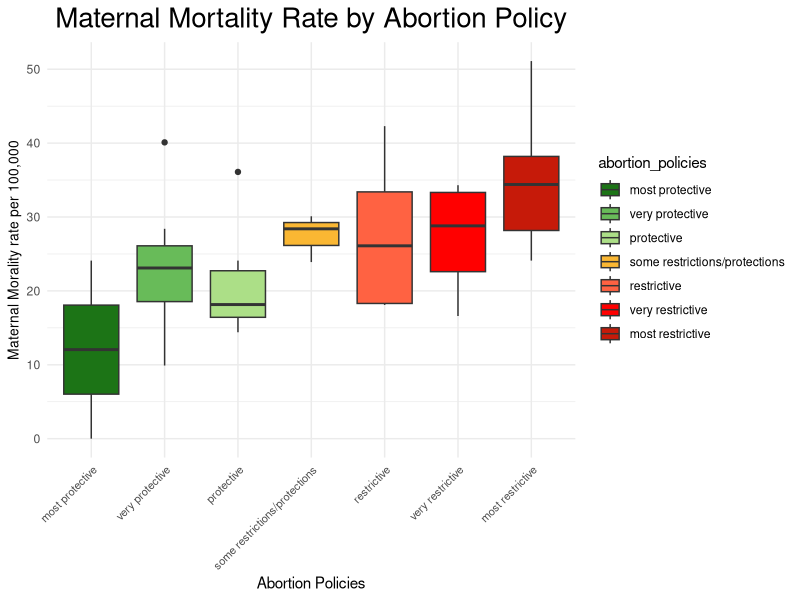
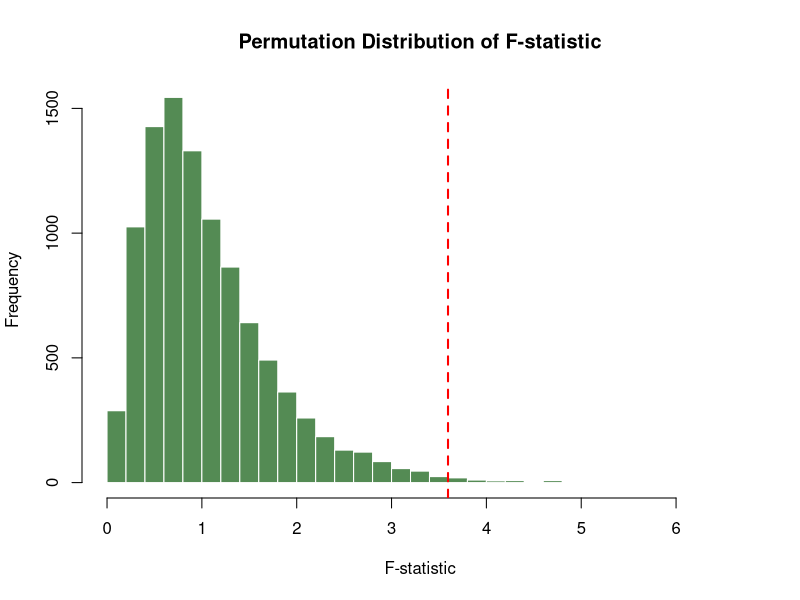
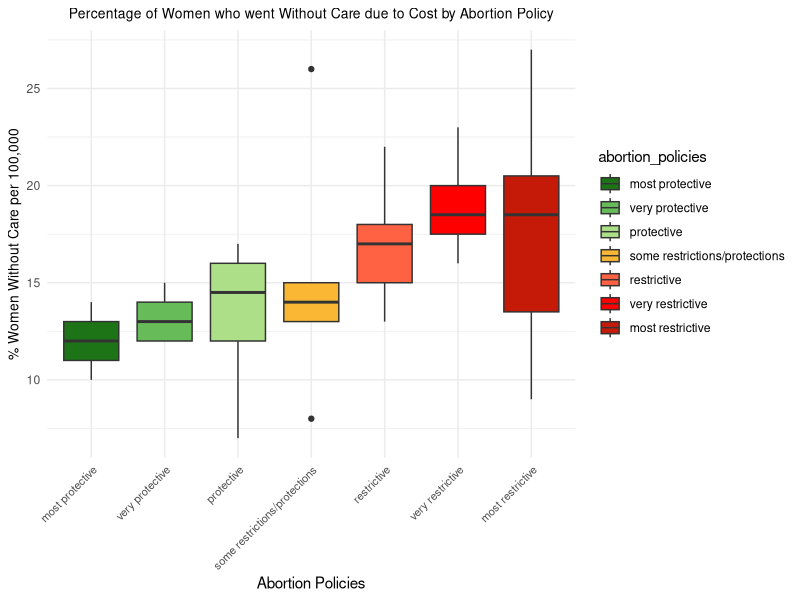
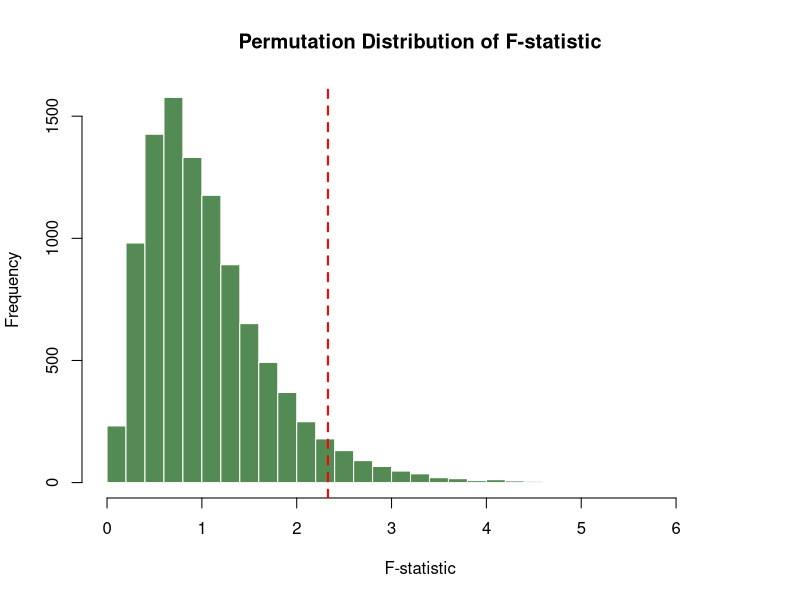
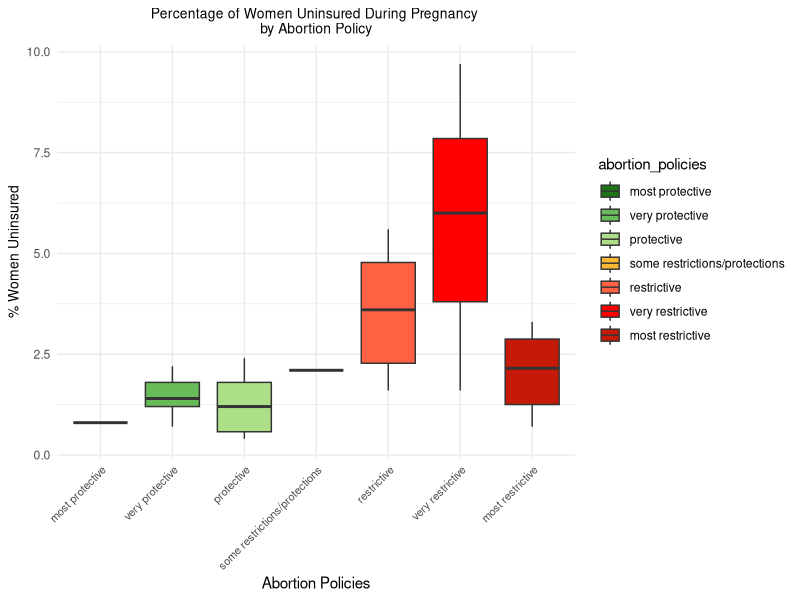
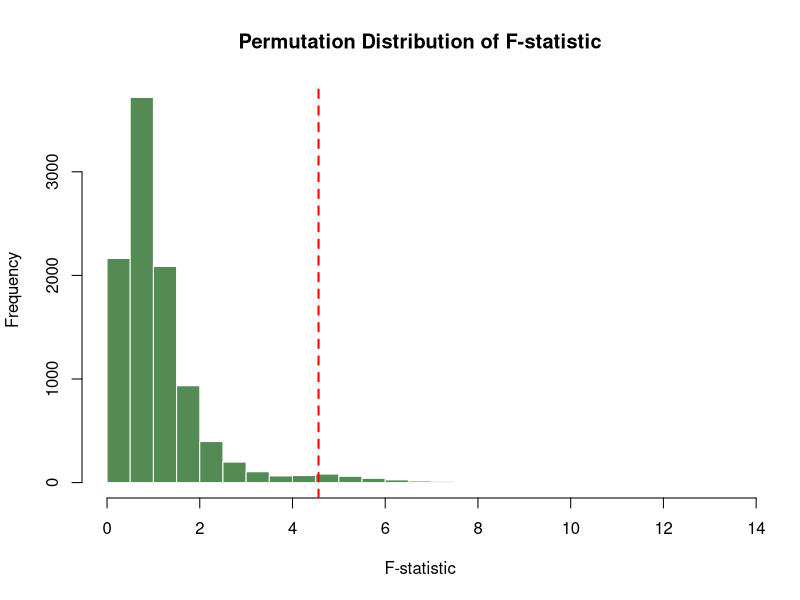
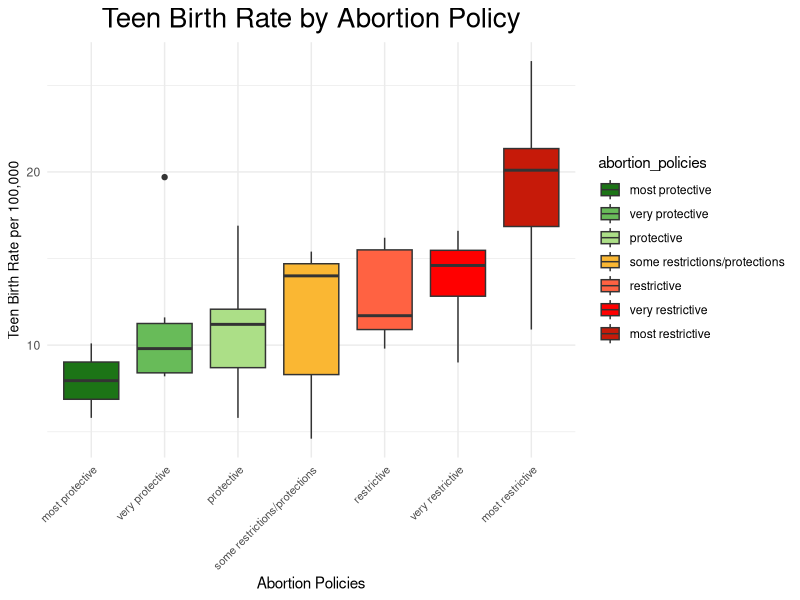

These charts were generated, in order, by the following R code: (Note: a time limit stopped this script after it produced the figures.)
## ---- chunk 1
library(tidyverse)
df <- read_csv("../data/clean_data/merged_data.csv", show_col_types = FALSE)
df <- df[!is.na(df$abortion_policies), ]
df_test <- df[df$State != "US", ]
## ---- chunk 2
df$abortion_policies <- factor(df$abortion_policies, 
                              levels = c("most protective", "very protective", 
                                         "protective", "some restrictions/protections", 
                                         "restrictive", "very restrictive", "most restrictive"))
# Kruskal-Wallis test
kruskal.test(`maternal_mortality_rates_2020_2022_per_100,000_live births` ~ abortion_policies, data = df)

# If Kruskal-Wallis is significant, run pairwise Wilcoxon tests
pairwise.wilcox.test(df$`maternal_mortality_rates_2020_2022_per_100,000_live births`, 
                     df$abortion_policies,
                     p.adjust.method = "bonferroni")

# accompanying boxplot visualization
ggplot(df, aes(x = abortion_policies, y = `maternal_mortality_rates_2020_2022_per_100,000_live births`, fill=abortion_policies)) +
  geom_boxplot() +
  theme_minimal() +
  theme(axis.text.x = element_text(size = 8, angle = 45, hjust = 1),
        axis.title.y = element_text(size = 10)) + 
  scale_fill_manual(values = c("#1c7416", "#68bb59", "#acdf87", "#fab733", "#ff6242", "#ff0000", "#c61a09")) +
  labs(x = "Abortion Policies", 
       y = "Maternal Morality rate per 100,000",
       title = "Maternal Mortality Rate by Abortion Policy") +
  theme(plot.title = element_text(size = 20, hjust = 0.5))
## ---- chunk 3
# Permutation Test
N <- 10000 

# Observed ANOVA F-statistic
observed_anova <- aov(`maternal_mortality_rates_2020_2022_per_100,000_live births` ~ abortion_policies, data = df)
observed_F <- summary(observed_anova)[[1]][["F value"]][1]

# Permutation loop
set.seed(1234) 
perm_F <- numeric(N)

for (i in 1:N) {
  # Permute the response variable
  permuted_data <- df
  permuted_data$`maternal_mortality_rates_2020_2022_per_100,000_live births` <- sample(permuted_data$`maternal_mortality_rates_2020_2022_per_100,000_live births`)
  
  # Perform ANOVA on permuted data
  perm_anova <- aov(`maternal_mortality_rates_2020_2022_per_100,000_live births` ~ abortion_policies, data = permuted_data)
  perm_F[i] <- summary(perm_anova)[[1]][["F value"]][1]
}

# Calculate p-value
p_value <- mean(perm_F >= observed_F)

cat("Observed F-statistic:", observed_F, "\n")
cat("Permutation Test p-value:", p_value, "\n")

# Plot the permutation F-statistics
hist(perm_F, 
     breaks = 30, 
     main = "Permutation Distribution of F-statistic", 
     xlab = "F-statistic", 
     col = "palegreen4",  
     border = "white")    

# F-statistic line 
abline(v = observed_F, 
       col = "red",       
       lwd = 2, 
       lty = 2)
## ---- chunk 4
# Kruskal-Wallis test
kruskal.test(women_18_44_who_went_without_care_because_of_cost ~ abortion_policies, data = df)

# If Kruskal-Wallis is significant, run pairwise Wilcoxon tests
pairwise.wilcox.test(df$women_18_44_who_went_without_care_because_of_cost, 
                     df$abortion_policies,
                     p.adjust.method = "bonferroni")

# accompanying boxplot visualization
ggplot(df, aes(x = abortion_policies, y = women_18_44_who_went_without_care_because_of_cost, fill=abortion_policies)) +
  geom_boxplot() +
  theme_minimal() +
  theme(axis.text.x = element_text(size = 8, angle = 45, hjust = 1),
        axis.title.y = element_text(size = 10)) + 
  scale_fill_manual(values = c("#1c7416", "#68bb59", "#acdf87", "#fab733", "#ff6242", "#ff0000", "#c61a09")) +
  labs(x = "Abortion Policies", 
       y = "% Women Without Care per 100,000",
       title = "Percentage of Women who went Without Care due to Cost by Abortion Policy") +
  theme(plot.title = element_text(size = 10, hjust = 0.5))
## ---- chunk 5
# Permutation Test
N <- 10000 

# Observed ANOVA F-statistic
observed_anova <- aov(women_18_44_who_went_without_care_because_of_cost ~ abortion_policies, data = df)
observed_F <- summary(observed_anova)[[1]][["F value"]][1]

# Permutation loop
set.seed(1234) 
perm_F <- numeric(N)

for (i in 1:N) {
  # Permute the response variable
  permuted_data <- df
  permuted_data$women_18_44_who_went_without_care_because_of_cost <- sample(permuted_data$women_18_44_who_went_without_care_because_of_cost)
  
  # Perform ANOVA on permuted data
  perm_anova <- aov(women_18_44_who_went_without_care_because_of_cost ~ abortion_policies, data = permuted_data)
  perm_F[i] <- summary(perm_anova)[[1]][["F value"]][1]
}

# Calculate p-value
p_value <- mean(perm_F >= observed_F)

cat("Observed F-statistic:", observed_F, "\n")
cat("Permutation Test p-value:", p_value, "\n")

# Plot the permutation F-statistics
hist(perm_F, 
     breaks = 30, 
     main = "Permutation Distribution of F-statistic", 
     xlab = "F-statistic", 
     col = "palegreen4",  
     border = "white")    

# F-statistic line 
abline(v = observed_F, 
       col = "red",       
       lwd = 2, 
       lty = 2)
## ---- chunk 6
# Kruskal-Wallis test
kruskal.test(percent_uninsured_women_during_pregnancy_2021 ~ abortion_policies, data = df)

# If Kruskal-Wallis is significant, run pairwise Wilcoxon tests
pairwise.wilcox.test(df$percent_uninsured_women_during_pregnancy_2021, 
                     df$abortion_policies,
                     p.adjust.method = "bonferroni")

# accompanying boxplot visualization
ggplot(df, aes(x = abortion_policies, y = percent_uninsured_women_during_pregnancy_2021, fill=abortion_policies)) +
  geom_boxplot() +
  theme_minimal() +
  theme(axis.text.x = element_text(size = 8, angle = 45, hjust = 1),
        axis.title.y = element_text(size = 10)) + 
  scale_fill_manual(values = c("#1c7416", "#68bb59", "#acdf87", "#fab733", "#ff6242", "#ff0000", "#c61a09")) +
  labs(x = "Abortion Policies", 
       y = "% Women Uninsured",
       title = "Percentage of Women Uninsured During Pregnancy \nby Abortion Policy") +
  theme(plot.title = element_text(size = 10, hjust = 0.5))
## ---- chunk 7
# Permutation Test
N <- 10000 

# Observed ANOVA F-statistic
observed_anova <- aov(percent_uninsured_women_during_pregnancy_2021 ~ abortion_policies, data = df)
observed_F <- summary(observed_anova)[[1]][["F value"]][1]

# Permutation loop
set.seed(1234) 
perm_F <- numeric(N)

for (i in 1:N) {
  # Permute the response variable
  permuted_data <- df
  permuted_data$percent_uninsured_women_during_pregnancy_2021 <- sample(permuted_data$percent_uninsured_women_during_pregnancy_2021)
  
  # Perform ANOVA on permuted data
  perm_anova <- aov(percent_uninsured_women_during_pregnancy_2021 ~ abortion_policies, data = permuted_data)
  perm_F[i] <- summary(perm_anova)[[1]][["F value"]][1]
}

# Calculate p-value
p_value <- mean(perm_F >= observed_F)

cat("Observed F-statistic:", observed_F, "\n")
cat("Permutation Test p-value:", p_value, "\n")

# Plot the permutation F-statistics
hist(perm_F, 
     breaks = 30, 
     main = "Permutation Distribution of F-statistic", 
     xlab = "F-statistic", 
     col = "palegreen4",  
     border = "white")    

# F-statistic line 
abline(v = observed_F, 
       col = "red",       
       lwd = 2, 
       lty = 2)
## ---- chunk 8
colnames(df)
## ---- chunk 9
df$abortion_policies <- factor(df$abortion_policies, 
                              levels = c("most protective", "very protective", 
                                         "protective", "some restrictions/protections", 
                                         "restrictive", "very restrictive", "most restrictive"))
# Kruskal-Wallis test
kruskal.test(`teen_birth_rate_per_1,000_population_ages_15_19_2022` ~ abortion_policies, data = df)

# If Kruskal-Wallis is significant, run pairwise Wilcoxon tests
pairwise.wilcox.test(df$`teen_birth_rate_per_1,000_population_ages_15_19_2022`, 
                     df$abortion_policies,
                     p.adjust.method = "bonferroni")

# accompanying boxplot visualization
ggplot(df, aes(x = abortion_policies, y = `teen_birth_rate_per_1,000_population_ages_15_19_2022`, fill=abortion_policies)) +
  geom_boxplot() +
  theme_minimal() +
  theme(axis.text.x = element_text(size = 8, angle = 45, hjust = 1),
        axis.title.y = element_text(size = 10)) + 
  scale_fill_manual(values = c("#1c7416", "#68bb59", "#acdf87", "#fab733", "#ff6242", "#ff0000", "#c61a09")) +
  labs(x = "Abortion Policies", 
       y = "Teen Birth Rate per 100,000",
       title = "Teen Birth Rate by Abortion Policy") +
  theme(plot.title = element_text(size = 20, hjust = 0.5))
## ---- chunk 10
# Permutation Test
N <- 100000 

# Observed ANOVA F-statistic
observed_anova <- aov(`teen_birth_rate_per_1,000_population_ages_15_19_2022` ~ abortion_policies, data = df)
observed_F <- summary(observed_anova)[[1]][["F value"]][1]

# Permutation loop
set.seed(1234) 
perm_F <- numeric(N)

for (i in 1:N) {
  # Permute the response variable
  permuted_data <- df
  permuted_data$`teen_birth_rate_per_1,000_population_ages_15_19_2022` <- sample(permuted_data$`teen_birth_rate_per_1,000_population_ages_15_19_2022`)
  
  # Perform ANOVA on permuted data
  perm_anova <- aov(`teen_birth_rate_per_1,000_population_ages_15_19_2022` ~ abortion_policies, data = permuted_data)
  perm_F[i] <- summary(perm_anova)[[1]][["F value"]][1]
}

# Calculate p-value
p_value <- mean(perm_F >= observed_F)

cat("Observed F-statistic:", observed_F, "\n")
cat("Permutation Test p-value:", p_value, "\n")

# Plot the permutation F-statistics
hist(perm_F, 
     breaks = 30, 
     main = "Permutation Distribution of F-statistic", 
     xlab = "F-statistic", 
     col = "palegreen4",  
     border = "white")    

# F-statistic line 
abline(v = observed_F, 
       col = "red",       
       lwd = 2, 
       lty = 2)

## ---- chunk 11

options(repos = c(CRAN = "https://cloud.r-project.org"))
install.packages("corrplot")
library(corrplot)

health_correlation_analysis <- function(data) {
  selected_cols <- data[, c(
    "teen_birth_rate_per_1,000_population_ages_15_19_2022",
    "infant_mortality_2022",
    "maternal_mortality_rates_2018_2022_per_100,000_live births",
    "health_outcomes",
    "overall_health_ranking"
  )]
  
  names(selected_cols) <- c(
    "Teen Birth Rate",
    "Infant Mortality",
    "Maternal Mortality",
    "Health Outcomes",
    "Overall Health"
  )
  
  complete_data <- na.omit(selected_cols)
 
  cor_matrix <- cor(complete_data)
  
  corrplot(cor_matrix, 
          method = "color",
          type = "upper",
          order = "hclust",
          addCoef.col = "black",
          number.cex = 0.7,
          tl.col = "black",
          tl.srt = 45,
          diag = FALSE,
          col = colorRampPalette(c("#E5F5E0", "#74C476", "#005A32"))(200))  
  
  return(list(
    correlations = cor_matrix,
    sample_size = nrow(complete_data),
    original_size = nrow(selected_cols)
  ))
}

results <- health_correlation_analysis(df)
print("Correlation Matrix:")
print(round(results$correlations, 3))
print(paste("\nAnalysis based on", results$sample_size, "complete observations out of", results$original_size, "total states"))
## ---- chunk 12

library(corrplot)

health_education_correlation <- function(data) {
  # Select relevant columns
  selected_cols <- data[, c(
    "teen_birth_rate_per_1,000_population_ages_15_19_2022",
    "percentage_women_BA_or_higher",
    "percent_women_working"
  )]
  
  # Rename columns for better readability
  names(selected_cols) <- c(
    "Teen_Birth_Rate",
    "Women_with_BA",
    "Women_Working"
  )
  
  # Remove rows with missing values
  complete_data <- na.omit(selected_cols)
  
  # Calculate correlation matrix
  cor_matrix <- cor(complete_data)
  
  # Set margins
  par(mar = c(2, 2, 1, 2))
  
  # Create correlation plot
  corrplot(cor_matrix, 
          method = "color",
          type = "upper",
          order = "hclust",
          addCoef.col = "black",
          number.cex = 0.7,
          tl.col = "black",
          tl.srt = 45,
          diag = FALSE,
          col = colorRampPalette(c("#E5F5E0", "#74C476", "#005A32"))(200),
          title = "Teen Birth Rate, Education, and Socioeconomic Correlations",
          mar = c(0,0,1,0))
  
  return(list(
    correlations = cor_matrix,
    sample_size = nrow(complete_data),
    original_size = nrow(selected_cols)
  ))
}

# Run the analysis
results <- health_education_correlation(df)
print("Correlation Matrix:")
print(round(results$correlations, 3))
print(paste("\nAnalysis based on", results$sample_size, "complete observations out of", results$original_size, "total states"))
